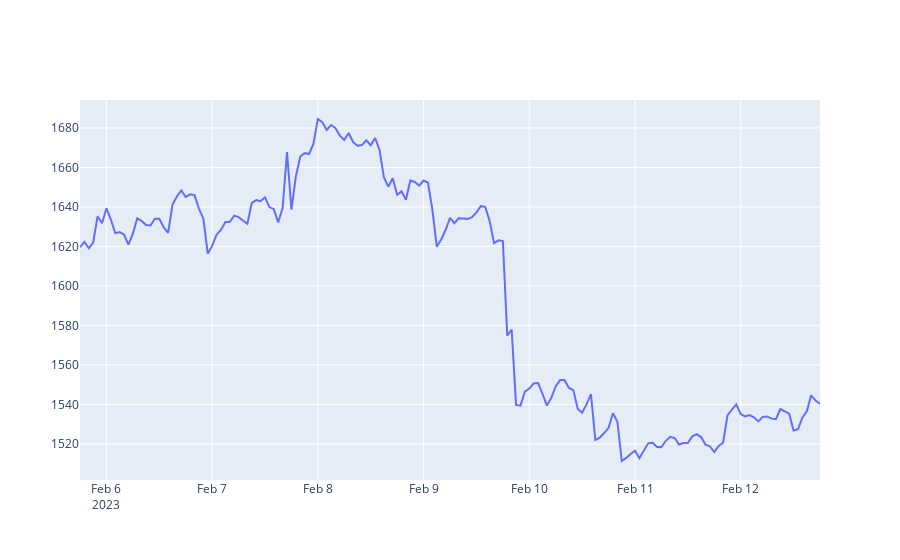
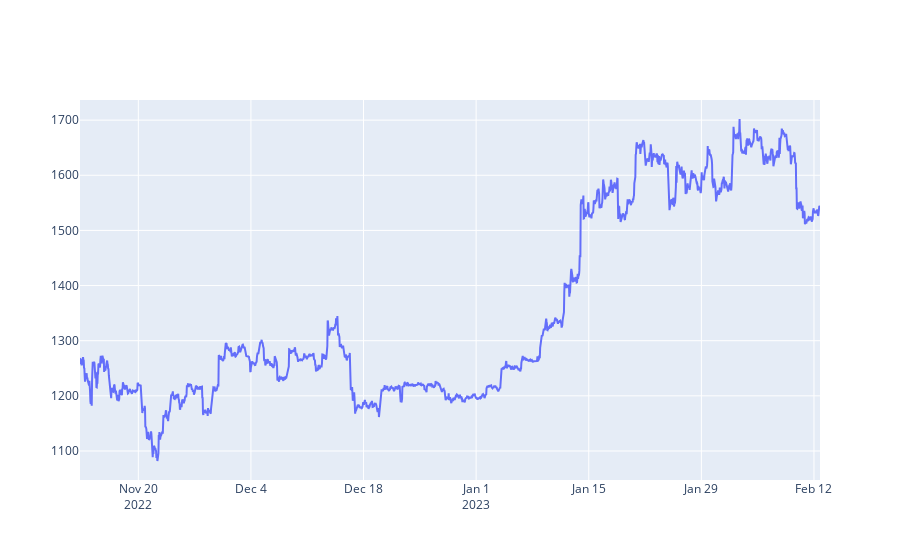

The code cell stored with these charts, in order, in its notebook:
### Code cell
from plotly.offline import init_notebook_mode, iplot
init_notebook_mode(connected=True)

def getLine(df_input):
    x = df_input.index
    y = df_input.values
    fig = go.Figure(data=go.Scatter(x = x, y = y))
    fig.show()
    
#------------------------------------------------

#( getLine(getRates('ETH-USD',  '1d',  '1h')) )
( getLine(getRates('ETH-USD',  '1wk',  '1h')) )
( getLine(getRates('ETH-USD',  '3mo',  '1h')) )
#( getLine(getRates('ETH-USD',  '3y',  '1d')) )

### Figure 1 — Plotly figure (JSON) as saved in the notebook; plotly's stock layout.template omitted (floating-point values rounded to 4 significant figures; data arrays with more than 128 entries replaced by an {"elided": "..."} marker saying what was removed)
{"data": [{"x": {"elided": "169 str values"}, "y": {"elided": "169 float values"}, "type": "scatter"}], "layout": {"xaxis": {"type": "date", "range": ["2023-02-05 18:00", "2023-02-12 18:00"], "autorange": true}, "yaxis": {"type": "linear", "range": [1502.0, 1694.0], "autorange": true}, "autosize": true}}

### Figure 2 — Plotly figure (JSON) as saved in the notebook; plotly's stock layout.template omitted (floating-point values rounded to 4 significant figures; data arrays with more than 128 entries replaced by an {"elided": "..."} marker saying what was removed)
{"data": [{"x": {"elided": "2207 str values"}, "y": {"elided": "2207 float values"}, "type": "scatter"}], "layout": {"xaxis": {"type": "date", "range": ["2022-11-12 18:00", "2023-02-12 18:00"], "autorange": true}, "yaxis": {"type": "linear", "range": [1047.0, 1737.0], "autorange": true}, "autosize": true}}
